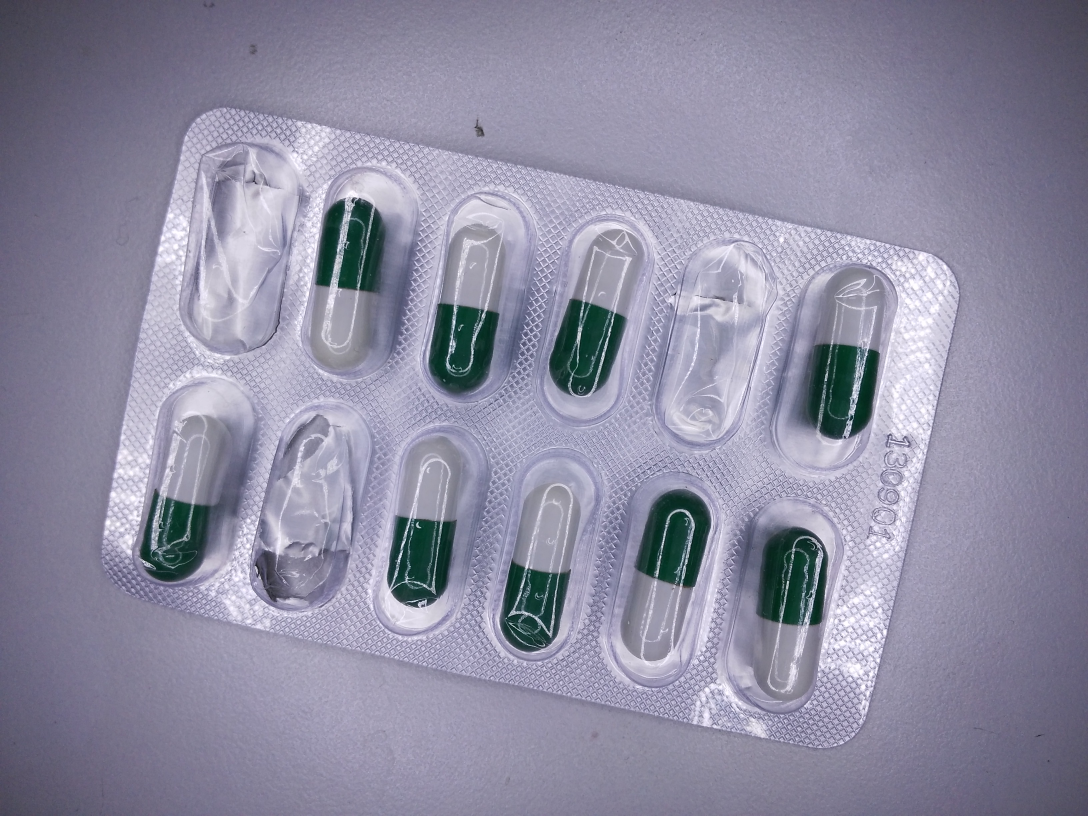
#> input picture Health_care/02 - Defect Detection of Pharma Pills/8.jpg, 3264 x 2448 px, found by its file name (shown at 1/3 size)
$ jupyter execute --allow-errors Detecting.ipynb   (shell and % lines are left out)   (older library calls are emulated)
#> lines starting #> are read from the running program, lines starting #| are printed output that depends on the picture; after the words box and inside, x2 and y2 are one past the last pixel; in counts of white or black regions, pixels touching at a corner belong together
[cell 1]
#OpenCV + Python script for inspecting (counting) pills during manunfacturing

import cv2
import numpy as np
import imutils
import matplotlib.pyplot as plt
from PIL import Image
from PIL import ImageFont
from PIL import ImageDraw

[cell 2]
from google.colab import drive
drive.mount('/content/drive')

[cell 3]
# Read an image
img = cv2.imread('/content/drive/My Drive/ML_UseCases/Defect Detection of Pharma Pills/8.jpg')
#> img is the input picture: shape (2448, 3264, 3); mean B, G, R 162.2, 140.7, 142.5
img = cv2.cvtColor(img, cv2.COLOR_BGR2RGB)

[cell 4]
plt.imshow(img)

[cell 5]
# Convert the image in a numpy array

img = np.array(img, dtype=np.uint8)

[cell 6]
fx = fy = int(200.0 / img.shape[0])
#> fx = 0; fy = 0

[cell 7]
dim = (100, int(img.shape[1] * fx))
#> dim = (100, 0)

[cell 8]
# Resize the original image

resized = cv2.resize(img, dim, fx = 0.5,fy=0.5)

[cell 9]
# Apply Gaussian blur
blur = cv2.GaussianBlur(resized,(7,7),0)

[cell 10]
roi_hsv = cv2.cvtColor(blur, cv2.COLOR_RGB2HSV)
#> roi_hsv: shape (1224, 1632, 3); mean H, S, V 122.9, 41, 162.5

[cell 11]
plt.imshow(roi_hsv)

[cell 12]
# Convert the image in HSV

h, s, v = cv2.split(roi_hsv)
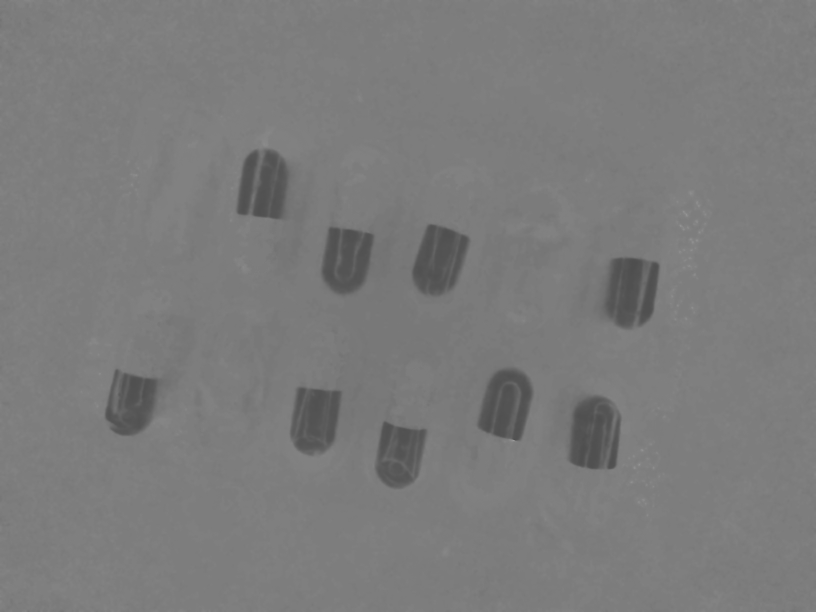
#> h: shape (1224, 1632) (shown at 1/2 size); min 75, max 160, mean 122.9
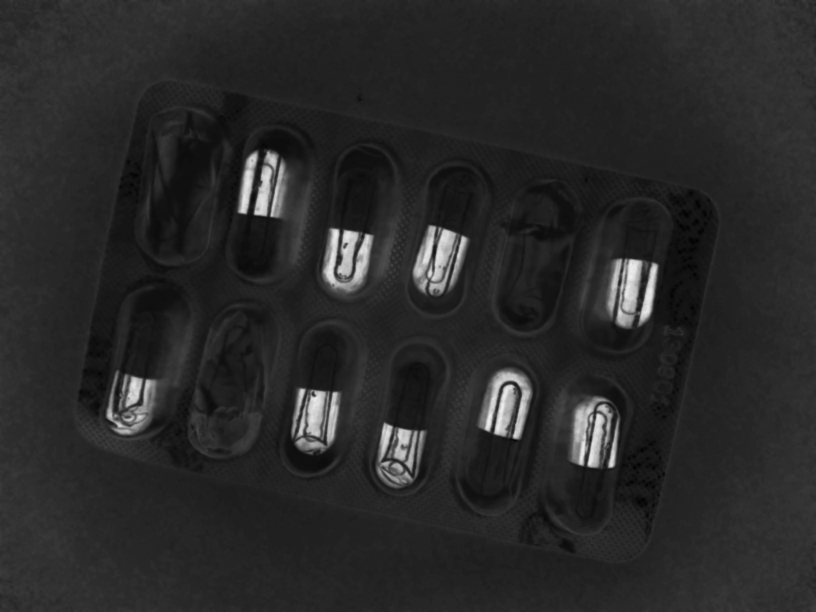
#> s: shape (1224, 1632) (shown at 1/2 size); min 2, max 239, mean 41
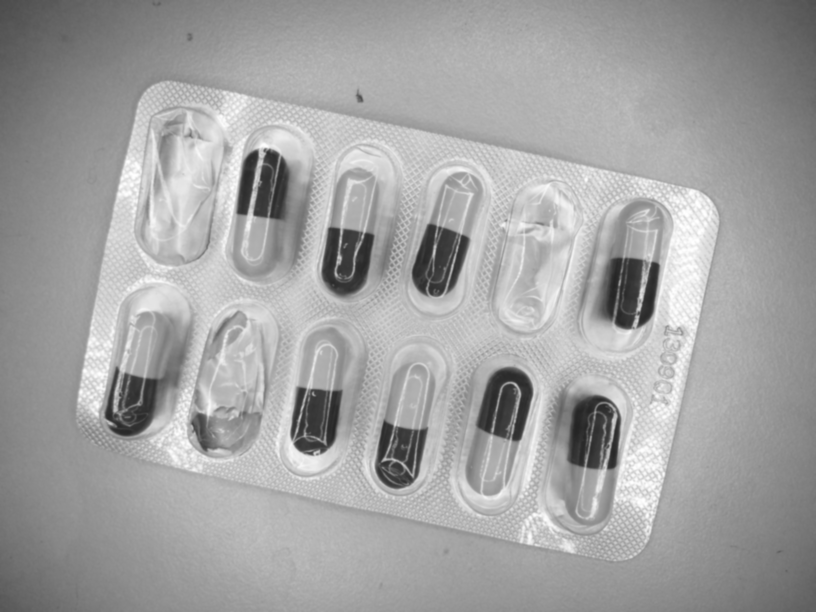
#> v: shape (1224, 1632) (shown at 1/2 size); min 35, max 255, mean 162.5
hsv_image = cv2.merge([h, s, v])

[cell 13]
plt.imshow(s)

[cell 14]
imgOTSU = cv2.threshold(s, 0, 255, cv2.THRESH_BINARY + cv2.THRESH_OTSU)

[cell 15]
kernel = cv2.getStructuringElement(cv2.MORPH_RECT, (19, 19),(9,9))

[cell 16]
plt.imshow(imgOTSU[1])
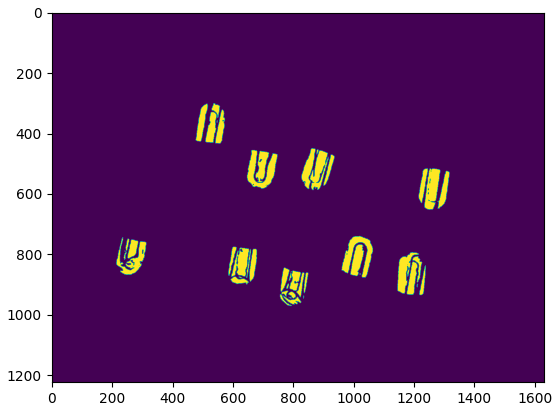
#> figure drawn by matplotlib, 1 panel

[cell 17]
fgmask = cv2.morphologyEx(imgOTSU[1], cv2.MORPH_CLOSE, kernel)
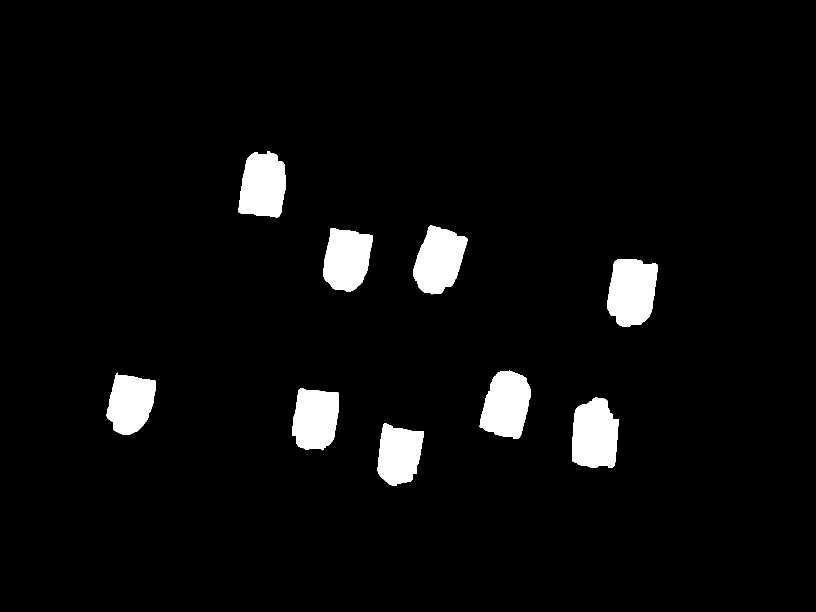
#> fgmask: shape (1224, 1632) (shown at 1/2 size); 4.4% white; 9 white regions, largest, box (x1, y1, x2, y2) and area: (1214, 518, 1316, 654) 10895, (1144, 795, 1237, 936) 10722, (959, 741, 1062, 878) 10229

[cell 18]
plt.imshow(fgmask)

#> (a cell that did not finish here is left out)

#> (a cell that did not finish here is left out)

#> (a cell that did not finish here is left out)

[cell 22]
img = Image.open("/content/drive/My Drive/ML_UseCases/Defect Detection of Pharma Pills/8.jpg")
#imgResized = cv2.resize(img, (0,0), fx=0.5, fy=0.5,interpolation = cv2.INTER_AREA)

img = img.resize((200, 200), Image.ANTIALIAS)
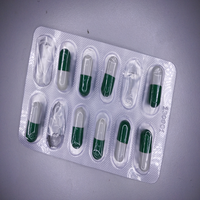
#> img: PIL image 200x200 RGB; mean R, G, B 142.5, 140.7, 162.2

draw = ImageDraw.Draw(img)
font = ImageFont.truetype("/content/drive/My Drive/ML_UseCases/Defect Detection of Pharma Pills/20db.otf",25)
# draw.text((x, y),"Sample Text",(r,g,b))
#> (the rest of this cell did not finish here and is left out)

$ run again, with Health_care/02 - Defect Detection of Pharma Pills/14.jpg copied over Health_care/02 - Defect Detection of Pharma Pills/8.jpg
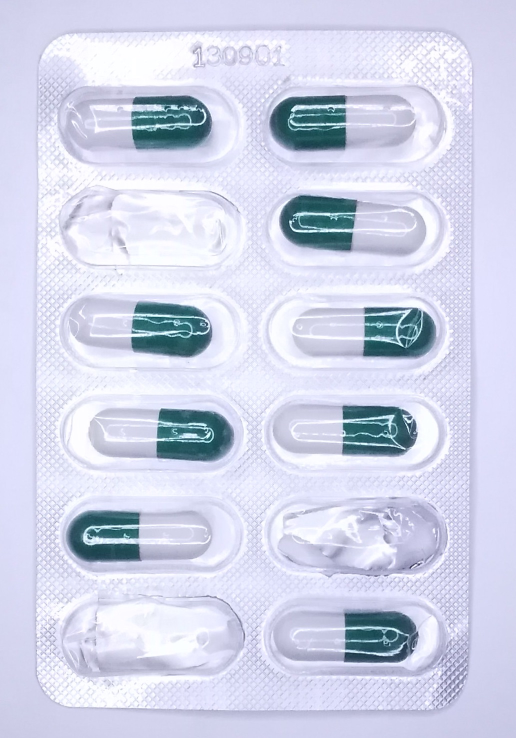
#> input picture Health_care/02 - Defect Detection of Pharma Pills/14.jpg, 1032 x 1476 px, found by its file name (shown at 1/2 size)
#> img is the input picture: shape (1476, 1032, 3); mean B, G, R 232.7, 212.7, 208.6
#> roi_hsv: shape (738, 516, 3); mean H, S, V 116.9, 30.4, 232.8
#> `fgmask = cv2.morphologyEx(imgOTSU[1], cv2.MORPH_CLOSE, kernel)`:
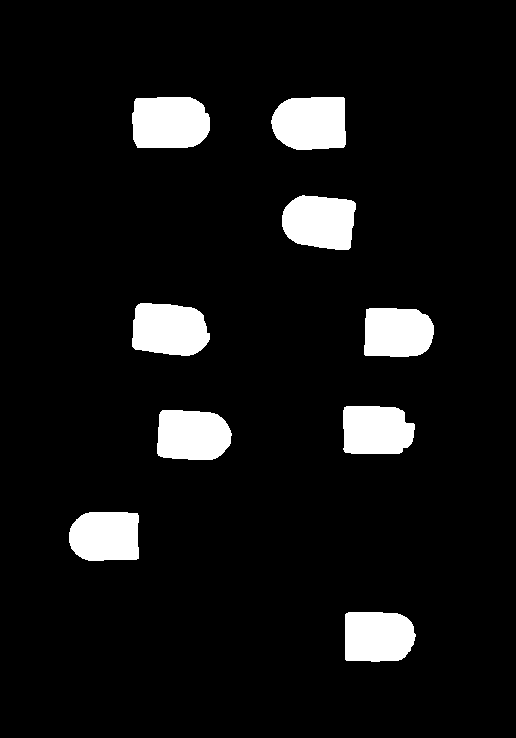
#> fgmask: shape (738, 516); 7.8% white; 9 white regions, largest, box (x1, y1, x2, y2) and area: (132, 97, 210, 148) 3605, (271, 97, 346, 150) 3491, (132, 303, 210, 356) 3433
#> `img = img.resize((200, 200), Image.ANTIALIAS)`:
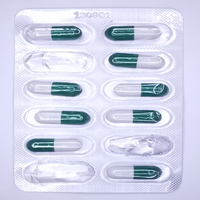
#> img: PIL image 200x200 RGB; mean R, G, B 208.6, 212.7, 232.7

$ run again, with Health_care/02 - Defect Detection of Pharma Pills/9.jpg copied over Health_care/02 - Defect Detection of Pharma Pills/8.jpg
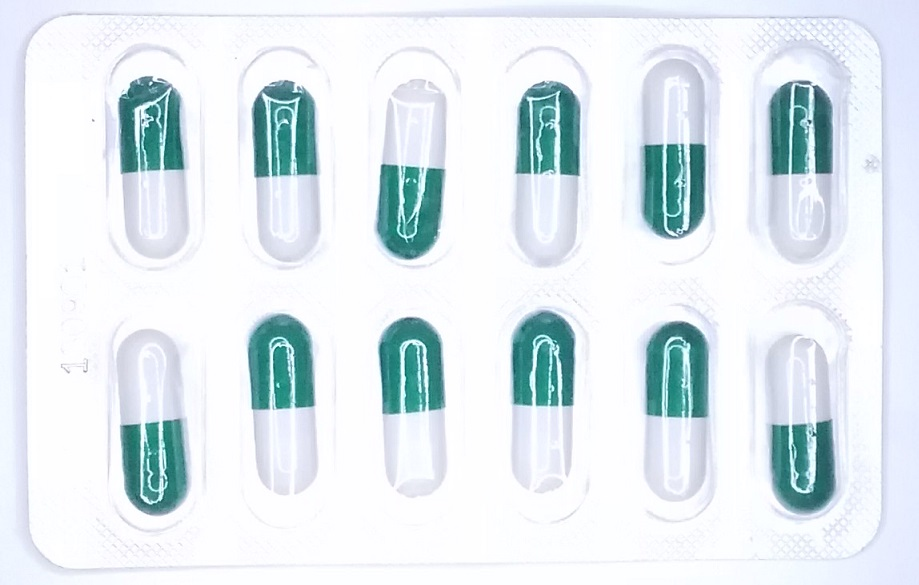
#> input picture Health_care/02 - Defect Detection of Pharma Pills/9.jpg, 919 x 585 px, found by its file name
#> img is the input picture: shape (585, 919, 3); mean B, G, R 238.8, 233.9, 224.1
#> roi_hsv: shape (292, 460, 3); mean H, S, V 99.9, 21, 239.1
#> `fgmask = cv2.morphologyEx(imgOTSU[1], cv2.MORPH_CLOSE, kernel)`:
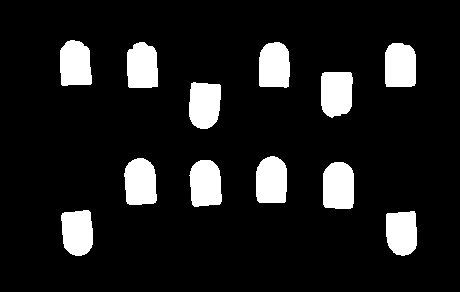
#> fgmask: shape (292, 460); 11.5% white; 12 white regions, largest, box (x1, y1, x2, y2) and area: (323, 162, 354, 209) 1341, (124, 158, 157, 205) 1319, (256, 156, 287, 203) 1310
#> `img = img.resize((200, 200), Image.ANTIALIAS)`:
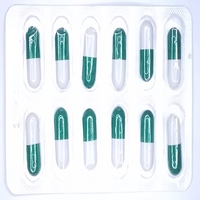
#> img: PIL image 200x200 RGB; mean R, G, B 224.1, 233.9, 238.8
